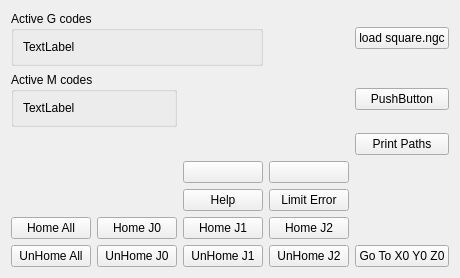
      <widget class="QWidget" name="tab_2">
       <attribute name="title">
        <string>Home</string>
       </attribute>
       <layout class="QGridLayout" name="gridLayout_5">
        <item row="6" column="0">
         <widget class="QPushButton" name="unhome_all_pb">
          <property name="text">
           <string>UnHome All</string>
          </property>
         </widget>
        </item>
        <item row="5" column="3">
         <widget class="QPushButton" name="home_pb_2">
          <property name="text">
           <string>Home J2</string>
          </property>
         </widget>
        </item>
        <item row="5" column="0">
         <widget class="QPushButton" name="home_all_pb">
          <property name="text">
           <string>Home All</string>
          </property>
          <property name="led_indicator" stdset="0">
           <bool>true</bool>
          </property>
         </widget>
        </item>
        <item row="6" column="4">
         <widget class="QPushButton" name="pushButton_15">
          <property name="text">
           <string>Go To X0 Y0 Z0</string>
          </property>
          <property name="function" stdset="0">
           <string>mdi</string>
          </property>
          <property name="command" stdset="0">
           <string>G0 X0 Y0 Z0</string>
          </property>
         </widget>
        </item>
        <item row="6" column="2">
         <widget class="QPushButton" name="unhome_pb_1">
          <property name="text">
           <string>UnHome J1</string>
          </property>
         </widget>
        </item>
        <item row="1" column="4">
         <widget class="QPushButton" name="pushButton_14">
          <property name="text">
           <string>PushButton</string>
          </property>
         </widget>
        </item>
        <item row="3" column="3">
         <widget class="QPushButton" name="power_pb">
          <property name="sizePolicy">
           <sizepolicy hsizetype="Minimum" vsizetype="Fixed">
            <horstretch>0</horstretch>
            <verstretch>0</verstretch>
           </sizepolicy>
          </property>
          <property name="minimumSize">
           <size>
            <width>0</width>
            <height>0</height>
           </size>
          </property>
          <property name="text">
           <string/>
          </property>
          <property name="on_text" stdset="0">
           <string>Energized</string>
          </property>
          <property name="off_text" stdset="0">
           <string>Power Off</string>
          </property>
         </widget>
        </item>
        <item row="6" column="3">
         <widget class="QPushButton" name="unhome_pb_2">
          <property name="text">
           <string>UnHome J2</string>
          </property>
         </widget>
        </item>
        <item row="1" column="0" colspan="2">
         <widget class="QGroupBox" name="groupBox_17">
          <property name="title">
           <string>Active M codes</string>
          </property>
          <layout class="QGridLayout" name="gridLayout_36">
           <item row="0" column="0">
            <widget class="QLabel" name="mcodes_lb">
             <property name="text">
              <string>TextLabel</string>
             </property>
            </widget>
           </item>
          </layout>
         </widget>
        </item>
        <item row="4" column="3">
         <widget class="QPushButton" name="pushButton_11">
          <property name="text">
           <string>Limit Error</string>
          </property>
          <property name="checkable">
           <bool>true</bool>
          </property>
          <property name="function" stdset="0">
           <string>hal_pin</string>
          </property>
          <property name="pin_name" stdset="0">
           <string>trip</string>
          </property>
         </widget>
        </item>
        <item row="0" column="4">
         <widget class="QPushButton" name="pushButton_13">
          <property name="text">
           <string>load square.ngc</string>
          </property>
          <property name="function" stdset="0">
           <string>load_file</string>
          </property>
          <property name="filename" stdset="0">
           <string>square.ngc</string>
          </property>
         </widget>
        </item>
        <item row="0" column="0" colspan="3">
         <widget class="QGroupBox" name="groupBox_16">
          <property name="title">
           <string>Active G codes</string>
          </property>
          <layout class="QGridLayout" name="gridLayout_35">
           <item row="0" column="0">
            <widget class="QLabel" name="gcodes_lb">
             <property name="text">
              <string>TextLabel</string>
             </property>
            </widget>
           </item>
          </layout>
         </widget>
        </item>
        <item row="5" column="2">
         <widget class="QPushButton" name="home_pb_1">
          <property name="text">
           <string>Home J1</string>
          </property>
         </widget>
        </item>
        <item row="3" column="2">
         <widget class="QPushButton" name="estop_pb">
          <property name="sizePolicy">
           <sizepolicy hsizetype="Minimum" vsizetype="Fixed">
            <horstretch>0</horstretch>
            <verstretch>0</verstretch>
           </sizepolicy>
          </property>
          <property name="minimumSize">
           <size>
            <width>0</width>
            <height>0</height>
           </size>
          </property>
          <property name="text">
           <string/>
          </property>
          <property name="off_text" stdset="0">
           <string>E Stop Open</string>
          </property>
          <property name="on_text" stdset="0">
           <string>Danger</string>
          </property>
         </widget>
        </item>
        <item row="6" column="1">
         <widget class="QPushButton" name="unhome_pb_0">
          <property name="text">
           <string>UnHome J0</string>
          </property>
         </widget>
        </item>
        <item row="5" column="1">
         <widget class="QPushButton" name="home_pb_0">
          <property name="text">
           <string>Home J0</string>
          </property>
         </widget>
        </item>
        <item row="4" column="2">
         <widget class="QPushButton" name="pushButton_6">
          <property name="text">
           <string>Help</string>
          </property>
          <property name="function" stdset="0">
           <string>help</string>
          </property>
          <property name="file" stdset="0">
           <string>home_help.txt</string>
          </property>
          <property name="topic" stdset="0">
           <string>Help On Homing</string>
          </property>
          <property name="horz_size" stdset="0">
           <string>500</string>
          </property>
          <property name="vert_size" stdset="0">
           <string>500</string>
          </property>
          <property name="x_pos" stdset="0">
           <string>100</string>
          </property>
          <property name="y_pos" stdset="0">
           <string>250</string>
          </property>
         </widget>
        </item>
        <item row="2" column="4">
         <widget class="QPushButton" name="print_paths_pb">
          <property name="text">
           <string>Print Paths</string>
          </property>
         </widget>
        </item>
       </layout>
      </widget>
